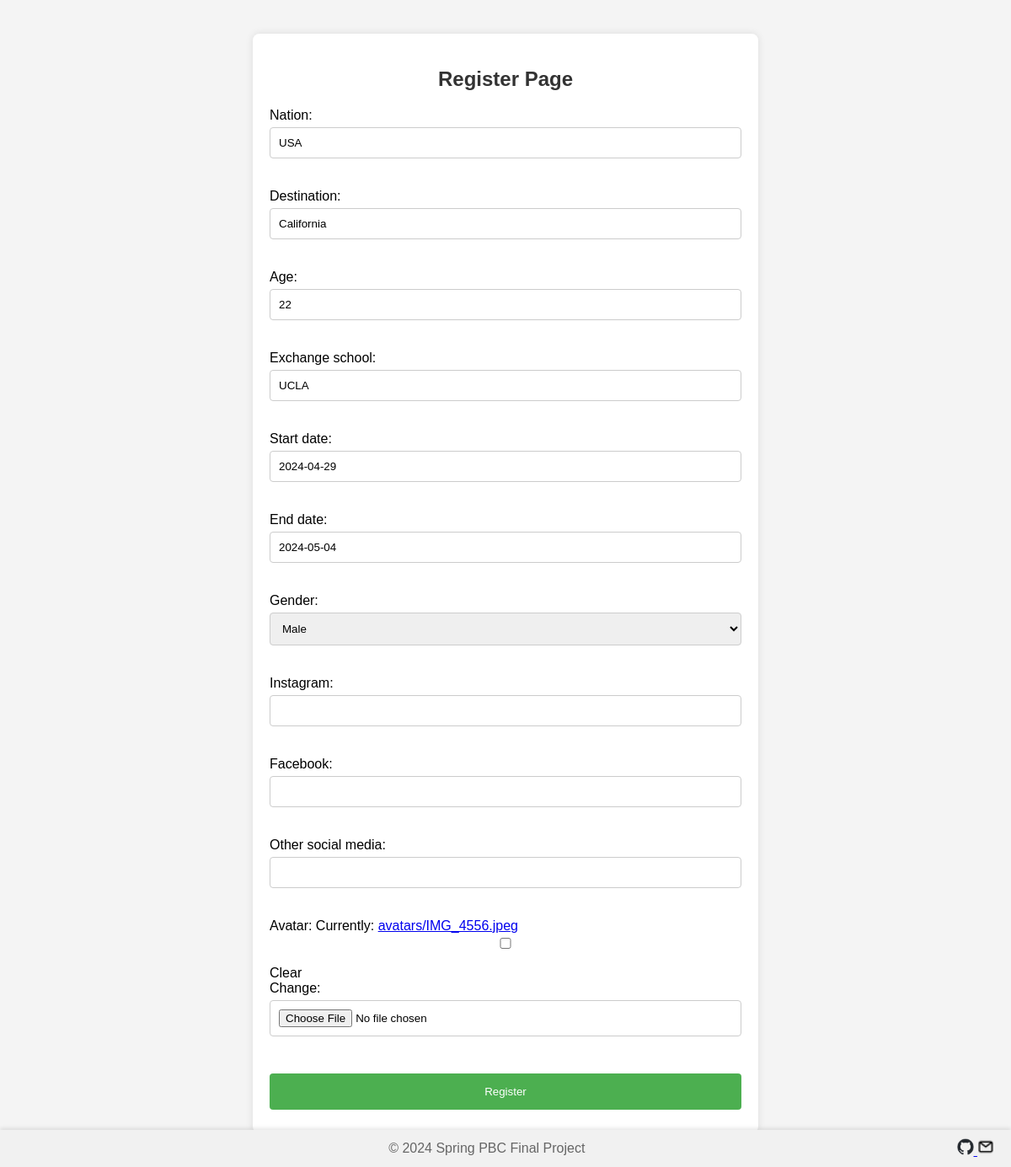
Screenshot of /profile/update/ (signed in) with the database file from the repository.
### login/models.py (models this page shows, shortened)
class UserProfile(models.Model):
    user = models.OneToOneField(User, on_delete=models.CASCADE)
    nation = models.CharField(max_length=100, blank=True, null=True)
    destination = models.CharField(max_length=100, blank=True, null=True)
    age = models.PositiveIntegerField(blank=True, null=True)
    exchange_school = models.CharField(max_length=100, blank=True, null=True)
    start_date = models.DateField(null=True, blank=True)
    end_date = models.DateField(null=True, blank=True)
    gender = models.CharField(max_length=1, choices=(('M', 'Male'), ('F', 'Female')), blank=True, null=True)
    instagram = models.CharField(max_length=100, blank=True, null=True)
    facebook = models.CharField(max_length=100, blank=True, null=True)
    other_social_media = models.CharField(max_length=100, blank=True, null=True)
    avatar = models.ImageField(upload_to='avatars/', blank=True, null=True)

### login/views.py (the view)
# urls.py: path('profile/update/', UserProfileUpdate.as_view(), name='update_profile'),
class UserProfileUpdate(UpdateView):
    model = UserProfile
    form_class = UserProfileForm
    template_name = 'login/register.html'
    success_url = reverse_lazy('welcome')
    def get_object(self, queryset=None):
        return self.request.user.userprofile

### login/forms.py
class UserProfileForm(forms.ModelForm):
    class Meta:
        model = UserProfile  # This should be UserProfile, not User
        fields = ['nation', 'destination', 'age', 'exchange_school', 'start_date', 'end_date', 'gender', 'instagram', 'facebook', 'other_social_media', 'avatar']

### templates/login/register.html (shortened to what this page needs)
{% load static %}
<!DOCTYPE html>
<html>
<head>
    <link rel="stylesheet" href="{% static 'css/footer.css' %}">
    <link rel="stylesheet" href="{% static 'css/register.css' %}">
</head>
<body>
    <form method="post" enctype="multipart/form-data">
        <h2>Register Page</h2>
        {{ form.as_p }}
        <button type="submit">Register</button>
    </form>
</body>
</html>
<footer>
    <div class="footer-container">
        <div class="footer-text">© 2024 Spring PBC Final Project</div>
        <div class="footer-icon">
            <a href="https://github.com/Bai1026/PBC_Final_Project/tree/main" target="_blank">
                <img src="{% static 'images/github.png' %}" alt="Our GitHub" style="width:20px; height:20px;">
            </a>
            <a href="mailto:b09602017@ntu.edu.tw" target="_blank">
                <img src="{% static 'images/email.png' %}" alt="Our GitHub" style="width:20px; height:20px;">
            </a>
        </div>
    </div>
</footer>

### myproject/static/css/footer.css (style rules this page uses)
footer { position: fixed; left: 0; bottom: 0; width: 100%; background-color: #f1f1f1; color: #666; text-align: center; padding: 10px 0; box-shadow: 0 -2px 5px rgba(0,0,0,0.1); }
.footer-container { display: flex; justify-content: space-between; align-items: center; padding: 0 20px; }
.footer-text { flex-grow: 1; text-align: center; }
.footer-icon { flex-grow: 0; }
.footer-icon a img { width: 24px; }

### myproject/static/css/register.css (style rules this page uses)
body { font-family: Arial, sans-serif; background-color: #f4f4f4; margin: 40px; }
form { background: white; padding: 20px; border-radius: 8px; box-shadow: 0 0 10px rgba(0,0,0,0.1); width: 50%; margin: auto; }
h2 { color: #333; text-align: center; }
input, select { width: 100%; padding: 10px; margin: 5px 0 20px; display: inline-block; border: 1px solid #ccc; border-radius: 4px; box-sizing: border-box; }
button { width: 100%; background-color: #4CAF50; color: white; padding: 14px 20px; margin: 8px 0; border: none; border-radius: 4px; cursor: pointer; }

### rows the page displays
UserProfile: nation "USA", destination "California", age "22", exchange_school "UCLA", start_date "2024-04-29", end_date "2024-05-04", gender "Male"
